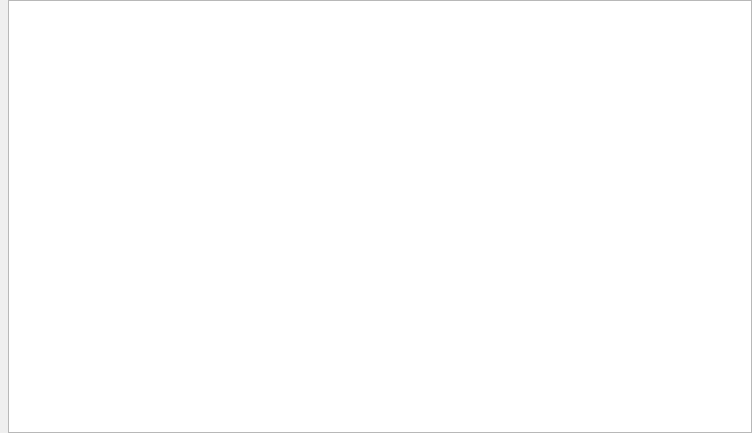
<?xml version="1.0" encoding="UTF-8"?>
<ui version="4.0">
 <class>ShowingMovie</class>
 <widget class="QStackedWidget" name="ShowingMovie">
  <property name="geometry">
   <rect>
    <x>0</x>
    <y>0</y>
    <width>752</width>
    <height>433</height>
   </rect>
  </property>
  <property name="windowTitle">
   <string>StackedWidget</string>
  </property>
  <property name="currentIndex">
   <number>0</number>
  </property>
  <widget class="QWidget" name="page_movieList">
   <layout class="QVBoxLayout" name="verticalLayout">
    <property name="spacing">
     <number>0</number>
    </property>
    <property name="leftMargin">
     <number>8</number>
    </property>
    <property name="topMargin">
     <number>0</number>
    </property>
    <property name="rightMargin">
     <number>0</number>
    </property>
    <property name="bottomMargin">
     <number>0</number>
    </property>
    <item>
     <widget class="ListWidget" name="listWidget_movieList">
      <property name="verticalScrollBarPolicy">
       <enum>Qt::ScrollBarAlwaysOff</enum>
      </property>
      <property name="horizontalScrollBarPolicy">
       <enum>Qt::ScrollBarAlwaysOff</enum>
      </property>
      <property name="sizeAdjustPolicy">
       <enum>QAbstractScrollArea::AdjustIgnored</enum>
      </property>
      <property name="verticalScrollMode">
       <enum>QAbstractItemView::ScrollPerPixel</enum>
      </property>
      <property name="horizontalScrollMode">
       <enum>QAbstractItemView::ScrollPerPixel</enum>
      </property>
      <property name="resizeMode">
       <enum>QListView::Adjust</enum>
      </property>
      <property name="viewMode">
       <enum>QListView::IconMode</enum>
      </property>
      <property name="itemAlignment">
       <set>Qt::AlignHCenter</set>
      </property>
     </widget>
    </item>
   </layout>
  </widget>
  <widget class="QWidget" name="page_details">
   <widget class="QLabel" name="label">
    <property name="geometry">
     <rect>
      <x>300</x>
      <y>10</y>
      <width>131</width>
      <height>61</height>
     </rect>
    </property>
    <property name="text">
     <string>电影详情</string>
    </property>
   </widget>
  </widget>
 </widget>
 <customwidgets>
  <customwidget>
   <class>ListWidget</class>
   <extends>QListWidget</extends>
   <header location="global">listwidget.h</header>
  </customwidget>
 </customwidgets>
 <resources/>
 <connections/>
</ui>
